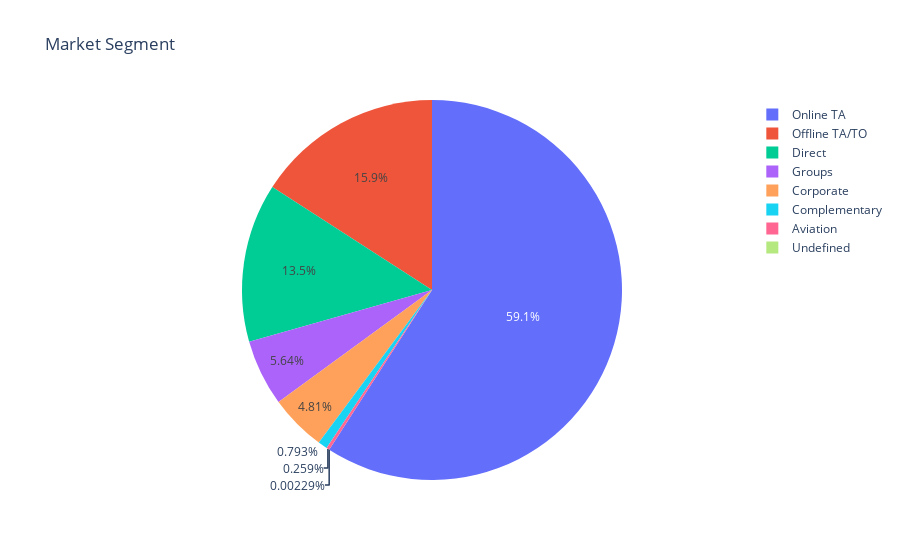

The cell this chart's notebook holds for it:
### Code cell
fig = px.pie(hotel, names= a, values =b, title = 'Market Segment')
fig.show()

### Figure 1 — Plotly figure (JSON) as saved in the notebook; plotly's stock layout.template omitted (floating-point values rounded to 4 significant figures)
{"data": [{"domain": {"x": [0, 1], "y": [0, 1]}, "hovertemplate": "label=%{label}<br>value=%{value}<extra></extra>", "labels": ["Online TA", "Offline TA/TO", "Direct", "Groups", "Corporate", "Complementary", "Aviation", "Undefined"], "legendgroup": "", "name": "", "showlegend": true, "type": "pie", "values": [51553, 13855, 11780, 4922, 4200, 692, 226, 2]}], "layout": {"legend": {"tracegroupgap": 0}, "title": {"text": "Market Segment"}}}
